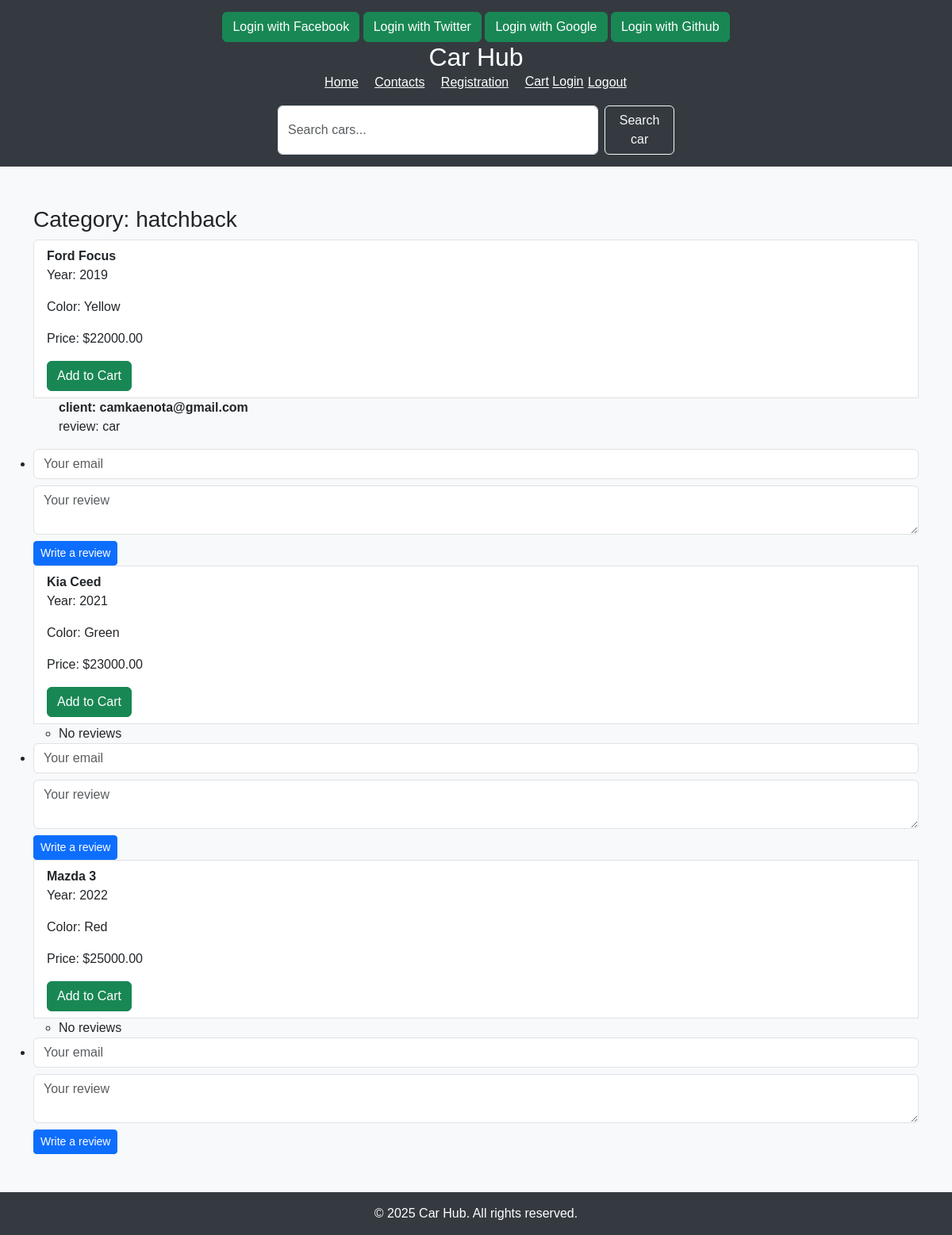
The page /category/5/ on the database its author committed.
### car/models.py (models this page shows, shortened)
class Category(models.Model):
    name = models.CharField(max_length=50, unique=True, verbose_name=_("Name"))
    parent = models.ForeignKey(
        'self', on_delete=models.CASCADE, null=True, blank=True, related_name='subcategories'
    )

class Car(models.Model):
    id = models.AutoField(primary_key=True)
    color = models.CharField(max_length=50, verbose_name=_("Name"))
    category = models.ForeignKey(Category, on_delete=models.SET_NULL, null=True, blank=True, related_name="cars", verbose_name=_("Name"))
    brand = models.CharField(max_length=50)
    model = models.CharField(max_length=50)
    year = models.PositiveIntegerField(default=2000, null=True, blank=True)
    price = models.DecimalField(max_digits=10, decimal_places=2)
    client = models.ForeignKey(Client, on_delete=models.CASCADE, null=True, blank=True, related_name="cars")

class Review(models.Model):
    car = models.ForeignKey(Car, on_delete=models.CASCADE, related_name="reviews", verbose_name=_("Name"))
    client = models.ForeignKey(Client, on_delete=models.CASCADE, related_name="reviews", null=True, blank=True)
    text = models.TextField()
    created_at = models.DateTimeField(auto_now_add=True)

### client/models.py (models this page shows)
class Client(models.Model):
    user = models.OneToOneField(
        'auth.User',
        on_delete=models.CASCADE,
        related_name="client",
        null=True,
        blank=True
    )
    user_name = models.CharField(max_length=150, unique=True, null=True, blank=True, verbose_name=_("Name"))
    phone = models.CharField(max_length=15, unique=True, null=True)
    email = models.EmailField(max_length=100, unique=True, null=True)
    birth_date = models.DateField(null=True, blank=True)
    address = models.TextField(null=True, blank=True)
    city = models.CharField(max_length=50, null=True, blank=True)
    country = models.CharField(max_length=50, default="Netherlands")
    passport_number = models.CharField(max_length=15, unique=True, null=True, blank=True)
    tax_id = models.CharField(max_length=20, unique=True, null=True, blank=True)
    preferred_car_brand = models.CharField(max_length=50, null=True, blank=True)
    notes = models.TextField(null=True, blank=True)
    created_at = models.DateTimeField(auto_now_add=True)
    updated_at = models.DateTimeField(auto_now=True)
    def __str__(self):
        return f"{self.user_name or self.user.username}"

### car/views.py (the view)
# urls.py: path('category/<int:category_id>/', category_detail, name='category_detail'),
def category_detail(request, category_id):
    message = _("Hello")
    category = get_object_or_404(Category, id=category_id)
    subcategories = category.subcategories.all()
    category_ids = [category.id] + [sub.id for sub in subcategories]
    cars = Car.objects.filter(category_id__in=category_ids)
    form = ReviewForm()
    reviews = Review.objects.filter(car__category__in=category_ids)
    return render(request, 'category_detail.html', {
        'category': category,
        'cars': cars,
        'form': form,
        'reviews': reviews
    })

### services.py
class ReviewForm(forms.ModelForm):
    email = forms.EmailField(required=True, label="Ваш email")
    class Meta:
        model = Review
        fields = ['text']
        widgets = {
            'text': forms.Textarea(attrs={
                'placeholder': 'Напишите ваш отзыв',
                'rows': 3,
                'class': 'form-control'
            }),
        }

### templates/category_detail.html (shortened to what this page needs)
<!DOCTYPE html>
<html lang="en">
<head>
    <link href="https://cdn.jsdelivr.net/npm/bootstrap@5.3.0/dist/css/bootstrap.min.css" rel="stylesheet">
</head>
<body>
    <header class="text-center">
      <a class="btn btn-success" href="{% url 'social:begin' 'facebook' %}" role="button">Login with Facebook</a>
    <a class="btn btn-success" href="{% url 'social:begin' 'twitter' %}" role="button">Login with Twitter</a>
    <a class="btn btn-success" href="{% url 'social:begin' 'google-oauth2' %}" role="button">Login with Google</a>
    <a class="btn btn-success" href="{% url 'social:begin' 'github' %}" role="button">Login with Github</a>
        <h2>Car Hub</h2>
        <nav>
            <a href="{% url 'car' %}" class="text-white me-3">Home</a>
            <a href="{% url 'contacts' %}" class="text-white me-3">Contacts</a>
            <a href="{% url 'user_register' %}" class="text-white me-3">Registration</a>
            <a href="{% url 'cart_detail' %}" class="text-white">Cart</a>
            {% if not request.user.is_authenticated %}
             <a href="{% url 'login' %}" class="text-white">Login</a>
            {% endif %}
            <form method="post" action="{% url 'logout' %}" style="display:inline;">
            <button type="submit" class="btn btn-link text-white" style="padding:0;">Logout</button>
            </form>
        </nav>
         <form class="d-flex justify-content-center mt-3" method="get" action="{% url 'haystack_search' %}" style="max-width: 500px; margin: 0 auto;">
        <input class="form-control me-2" type="text" name="q" value="{{ request.GET.q }}" placeholder="Search cars..." aria-label="Search">
        <button class="btn btn-outline-light" type="submit">Search car</button>
        </form>
    </header>
    <div class="container">
        <h3>Category: {{ category.name }}</h3>
        {% if cars %}
            <ul class="list-group">
                {% for car in cars %}
                <li class="list-group-item">
                    <strong>{{ car.brand }} {{ car.model }}</strong>
                    <p>Year: {{ car.year }}</p>
                    <p>Color: {{ car.color }}</p>
                    <p>Price: ${{ car.price }}</p>
                    <a class="btn btn-success" href="{% url 'cart_add' car.id %}" role="button">Add to Cart</a>
                </li>
        <div>
            <ul>
               {% for review in car.reviews.all %}
                    <strong>client: {{ review.client }}</strong>
                    <p>review: {{ review.text }}</p>
                {% empty %}
                    <li>No reviews</li>
                {% endfor %}
            </ul>
        </div>
     <li>
          <form method="post" action="{% url 'reviews_add' car.id %}">
            <div class="mb-2">
                <input type="email" name="email" class="form-control" placeholder="Your email" required>
            </div>
            <div class="mb-2">
                <textarea name="text" class="form-control" placeholder="Your review" required></textarea>
            </div>
            <button type="submit" class="btn btn-primary btn-sm">Write a review</button>
        </form>
    </li>
                {% endfor %}
            </ul>
        {% else %}
            <p>No cars available in this category.</p>
        {% endif %}
    </div>
    <footer class="text-center mt-5">
        <p>&copy; 2025 Car Hub. All rights reserved.</p>
    </footer>
</body>
</html>

### templates/category_detail.html (style rules this page uses)
body { font-family: Arial, sans-serif; background-color: #f8f9fa; }
header, footer { background-color: #343a40; color: white; padding: 15px 0; }
header h2, footer p { margin: 0; }
.container { margin-top: 50px; }

### rows shown on the page
Category: name "hatchback"
Car: brand "Ford", model "Focus", year "2019", color "Yellow", price "22000.00"
Review: client "camkaenota@gmail.com", text "car"
Car: brand "Kia", model "Ceed", year "2021", color "Green", price "23000.00"
Car: brand "Mazda", model "3", year "2022", color "Red", price "25000.00"
